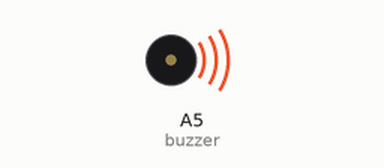
Simulated run of this sketch. Board: Arduino Uno, built with avr-gcc and run on an emulated ATmega328P. On the bench: buzzer (waves = sounding, pin HIGH).

Above: at 0.5 s.
Timing chart, 0 to 4.6 s (numbered marks = the images above):
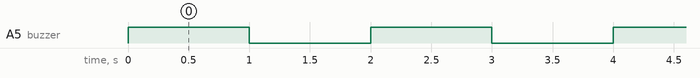

Measured:
- by itself, A5 (buzzer): alternates HIGH for 1.0 s and LOW for 1.0 s

The sketch:

3b.ino
```cpp
char buzzer=A5; //penempatan pin buzzer
void setup(){
  pinMode(buzzer,OUTPUT); //buzzer sebagai output
}
void loop(){
  digitalWrite(buzzer,HIGH); //buzer menyala
  delay(1000);
  digitalWrite(buzzer,LOW); //buzzer mati
  delay(1000);
}
```
